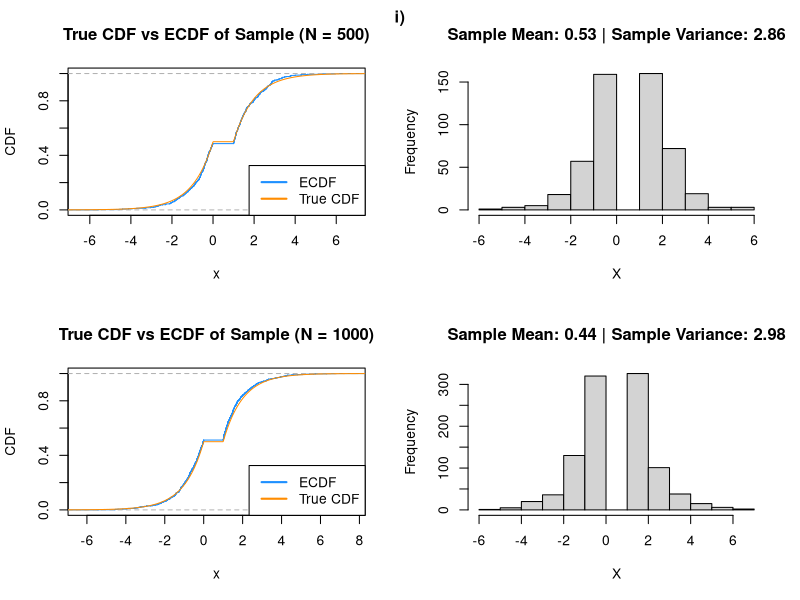
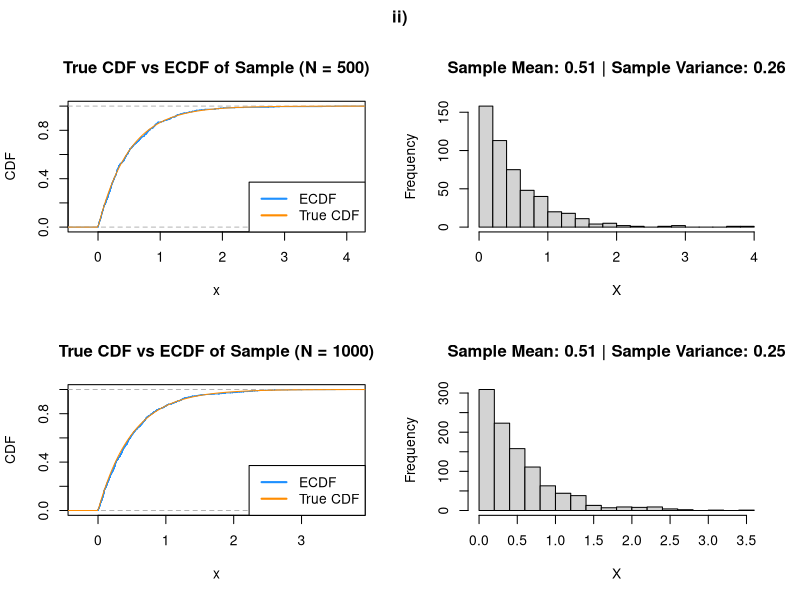

Here is the R script that generated these plots, in order:
# CDF and pseudoinverse for i)
cdf_f <- function(x){
  y <- x 
  y[x < 0] = 1/2*exp(x[x < 0])
  y[0 <= x & x < 1] = 1/2
  y[1 < x] = 1 - 1/2*exp(1-x[1 < x])
  return(y)
}

f_inv <- function(x){
  y <- x
  mask = x <= 1/2
  y[mask] = log(2*x[mask])
  y[!mask] = 1 - log(2-2*x[!mask])
  return(y)
}

# CDF for ii)
cdf_exp <- function(x){
  y <- x
  y[x < 0] = 0
  y[x >= 0] = 1-exp(-2*x[x >= 0])
  return(y)
}

# Generation
gen_f <- function(N){
  U = runif(N)
  return(f_inv(U))
}

gen_exp <- function(N){
  return(rexp(N, 2))
}

for(i in 1:2){
  gen = list(gen_f, gen_exp)[[i]]
  cdf = list(cdf_f, cdf_exp)[[i]]
  par(mfrow=c(2,2))
  for(N in c(500,1000)){
    X = gen(N)
    x = seq(-10,10, length.out=1000)
    # Plot empirical cumulative distribution function against true CDF
    plot(ecdf(X), col="dodgerblue", ylab="CDF", verticals=TRUE, do.points=FALSE,
         main=sprintf("True CDF vs ECDF of Sample (N = %d)", N))
    legend("bottomright", legend=c("ECDF", "True CDF"),
           col=c("dodgerblue", "darkorange"), lwd=2)
    lines(x, cdf(x), col="darkorange")
    # Plot histogram
    hist(X, breaks=14,
         main=c(sprintf("Sample Mean: %.2f | Sample Variance: %.2f",
                        mean(X), var(X))))
  }
  par(oma=c(0,0,2,0))
  title(c("i)", "ii)")[[i]] , outer=TRUE)
}